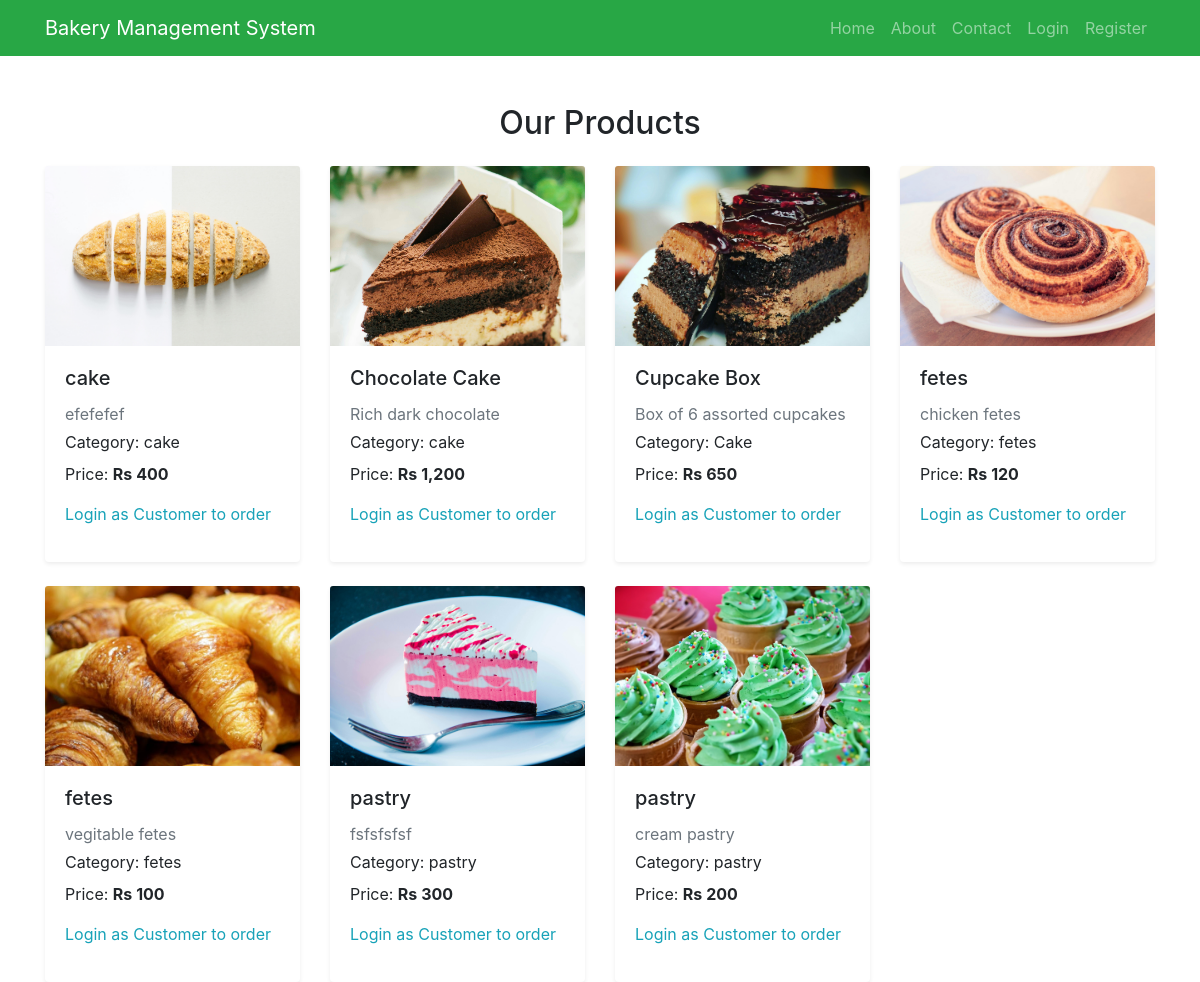
The page / on the database its author committed.
### tables this page shows
CREATE TABLE `products` (
  `product_id` int(11) NOT NULL,
  `name` varchar(100) NOT NULL,
  `description` text DEFAULT NULL,
  `category` varchar(50) DEFAULT NULL,
  `price` decimal(10,2) NOT NULL,
  `image` varchar(255) DEFAULT NULL,
  `is_available` tinyint(1) DEFAULT 1,
  `created_at` timestamp NOT NULL DEFAULT current_timestamp()
);

### index.php (the view, shortened to what this page needs)
<?php
$customer_id = $_SESSION['user_id'] ?? 0;
$baseURL = '/bakery';
$projectRoot = $_SERVER['DOCUMENT_ROOT'] . $baseURL;
require_once $projectRoot . '/header.php';
$sql = "SELECT product_id, name, description, category, price, image, is_available FROM products WHERE is_available = 1 ORDER BY name ASC";
$result = $conn->query($sql);
?>
<div class="container mt-5">
  <h2 class="text-center mb-4">Our Products</h2>
  <?php if ($result->num_rows > 0): ?>
    <div class="row row-cols-1 row-cols-sm-2 row-cols-md-3 row-cols-lg-4 g-4">
      <?php while ($row = $result->fetch_assoc()): ?>
        <div class="col">
          <div class="card h-100 shadow-sm border-0">
            <?php if (!empty($row['image'])): ?>
              <img src="uploads/<?= htmlspecialchars($row['image']) ?>" class="card-img-top" alt="<?= htmlspecialchars($row['name']) ?>" style="height: 180px; object-fit: cover;">
            <?php else: ?>
              <img src="/bakery/assets/no-image.png" class="card-img-top" alt="No image" style="height: 180px; object-fit: cover;">
            <?php endif; ?>
            <div class="card-body d-flex flex-column">
              <h5 class="card-title"><?= htmlspecialchars($row['name']) ?></h5>
              <p class="card-text mb-1 text-muted"><?= htmlspecialchars($row['description']) ?></p>
              <p class="card-text mb-2">Category: <?= htmlspecialchars($row['category']) ?></p>
              <p class="card-text mb-3">Price: <strong>Rs <?= number_format($row['price']) ?></strong></p>
              <?php if ($role === "Customer"): ?>
                <form method="POST" action="customer/cart/add.php" class="mt-auto">
                  <input type="hidden" name="action" value="place_order">
                  <input type="hidden" name="product_id" value="<?= $row['product_id'] ?>">
                  <input type="hidden" name="customer_id" value="<?= $customer_id ?>">
                  <input type="number" name="quantity" min="1" required class="form-control mb-2" placeholder="Enter quantity">
                  <button type="submit" class="btn btn-primary w-100">Order Now</button>
                </form>
              <?php else: ?>
                <p class="text-info mt-auto">Login as Customer to order</p>
              <?php endif; ?>
            </div>
          </div>
        </div>
      <?php endwhile; ?>
    </div>
  <?php else: ?>
    <div class="alert alert-info text-center">No products available at the moment.</div>
  <?php endif; ?>
</div>

### header.php (shortened to what this page needs)
<?php
$baseURL = '/bakery';
$role = $_SESSION['role'] ?? 'guest';
?>
<!DOCTYPE html>
<html>
<head>
    <link href="https://cdn.jsdelivr.net/npm/bootstrap@5.3.3/dist/css/bootstrap.min.css" rel="stylesheet">
    <link rel="stylesheet" href="https://cdn.datatables.net/1.13.6/css/dataTables.bootstrap5.min.css" >
<link rel="stylesheet" href="https://stackpath.bootstrapcdn.com/bootstrap/4.5.2/css/bootstrap.min.css">
</head>
<body>
<nav class="navbar navbar-expand-lg navbar-dark bg-success">
  <div class="container  ">
    <a class="navbar-brand " href="<?= $baseURL ?>/index.php">Bakery Management System </a>
    <div class="collapse navbar-collapse">
      <ul class="navbar-nav ms-auto">
    <li class="nav-item"><a class="nav-link" href="<?= $baseURL ?>/index.php">Home</a></li>
    <li class="nav-item"><a class="nav-link" href="<?= $baseURL ?>/about.php">About</a></li>
    <li class="nav-item"><a class="nav-link" href="<?= $baseURL ?>/contact.php">Contact</a></li>
        <?php if ($role !== 'guest'): ?>
        <li class="nav-item"><a class="nav-link" href="<?= $baseURL ?>/logout.php">Logout </a></li>
        <?php else: ?>
          <li class="nav-item"><a class="nav-link" href="<?= $baseURL ?>/login.php">Login</a></li>
          <li class="nav-item"><a class="nav-link" href="<?= $baseURL ?>/register.php">Register</a></li>
        <?php endif; ?>
      </ul>
    </div>
  </div>
</nav>

### rows shown on the page
products: image (picture), name "cake", description "efefefef", category "cake", price "400"
products: image (picture), name "Chocolate Cake", description "Rich dark chocolate", category "cake", price "1,200"
products: image (picture), name "Cupcake Box", description "Box of 6 assorted cupcakes", category "Cake", price "650"
products: image (picture), name "fetes", description "chicken fetes", category "fetes", price "120"
products: image (picture), name "fetes", description "vegitable fetes", category "fetes", price "100"
products: image (picture), name "pastry", description "fsfsfsfsf", category "pastry", price "300"
products: image (picture), name "pastry", description "cream pastry", category "pastry", price "200"
